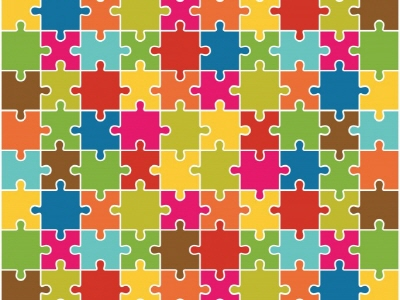
#> input picture opencv-class/sample_imgs/puzzle.jpg, 400 x 300 px
$ python count_puzzle.py
#> lines starting #> are read from the running program, lines starting #| are printed output that depends on the picture; after the words box and inside, x2 and y2 are one past the last pixel; in counts of white or black regions, pixels touching at a corner belong together
import cv2
import numpy as np
import show_imgs as si
IMG_PATH = "../sample_imgs"

def count_puzzle():
    img = cv2.imread(IMG_PATH + "/puzzle.jpg")
#> img is the input picture: shape (300, 400, 3); mean B, G, R 97.7, 143.3, 178.4
    ih, iw, ch = img.shape
#> ih = 300; iw = 400; ch = 3
    mask = np.zeros((ih+2, iw+2), dtype=np.uint8)
    images = {"original": img.copy()}
    cv2.imshow("image", img)
    cv2.waitKey()
    count = 0
    for y in range(img.shape[0]):
        for x in range(img.shape[1]):
            if mask[y+1, x+1] == 0:
                # flood fill로 채울 랜덤 색상 생성
                color = np.random.randint(20, 256, 3).tolist()
                ret, img, mask, rect = cv2.floodFill(img, mask, (x,y), color,
                                loDiff=(10,10,10), upDiff=(10,10,10), flags=8)
                mask_show = mask*255
                print(f"area={ret}, rect={rect}, mask value={mask[y+1, x+1]}")
                if ret > 500:   # 영역이 넓은 것만 퍼즐 조각으로 인정
                    cv2.imshow("image", img)
                    cv2.imshow("mask", mask_show)
                    cv2.waitKey(100)
                    count += 1
#> this loop made 300 passes
#> pass 1, in count_puzzle, `cv2.imshow("image", img)`:
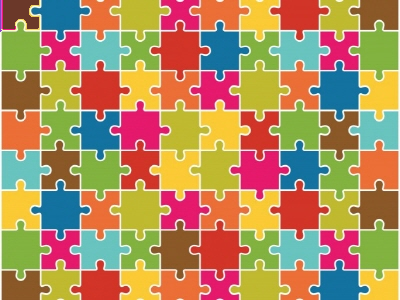
#> window 'image': shape (300, 400, 3); mean B, G, R 97.6, 142.1, 177.4
#> pass 1, in count_puzzle, `cv2.imshow("mask", mask_show)`:
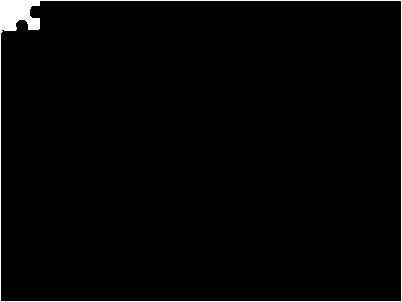
#> window 'mask': shape (302, 402); 1.9% white; 1 white region, box (x1, y1, x2, y2) and area: (0, 0, 402, 302) 2333
#> pass 1, in count_puzzle, `cv2.imshow("image", img)`:
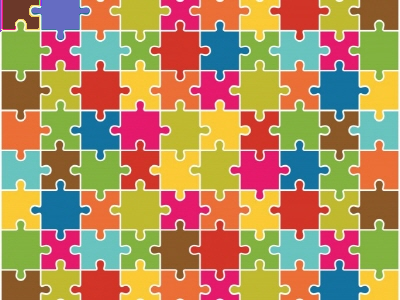
#> window 'image': shape (300, 400, 3); mean B, G, R 98, 142.1, 178.2
#> pass 1, in count_puzzle, `cv2.imshow("mask", mask_show)`:
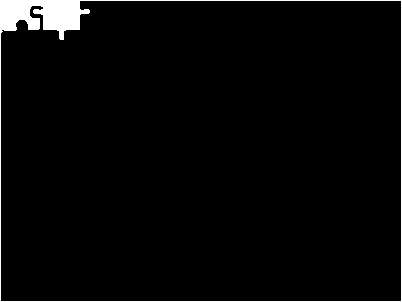
#> window 'mask': shape (302, 402); 2.9% white; 1 white region, box (x1, y1, x2, y2) and area: (0, 0, 402, 302) 3570
#> after the loop:
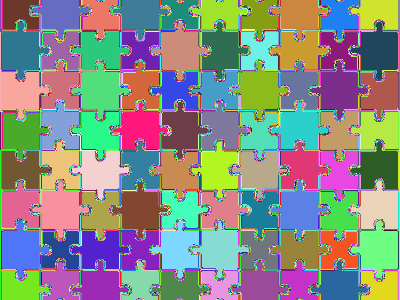
#> img: shape (300, 400, 3); mean B, G, R 133.5, 138.9, 136.9
#> after the loop: mask: shape (302, 402); every value is 1
#> after the loop: mask_show: shape (302, 402); every value is 255
#> after the loop, color = [249, 111, 122]; count = 80; rect = (303, 299, 1, 1); ret = 1
    print("total puzzle count:", count)
    cv2.destroyAllWindows()
    images["filled"] = img
    result_img = si.show_imgs(images, "floodfill", 2)
    cv2.imwrite(IMG_PATH + "/floodfill_puzzle.jpg", result_img)

if __name__ == "__main__":
    count_puzzle()
#> (the call stopped at in count_puzzle, `result_img = si.show_imgs(images, "floodfill", 2)`: show_imgs is not available in this run)
